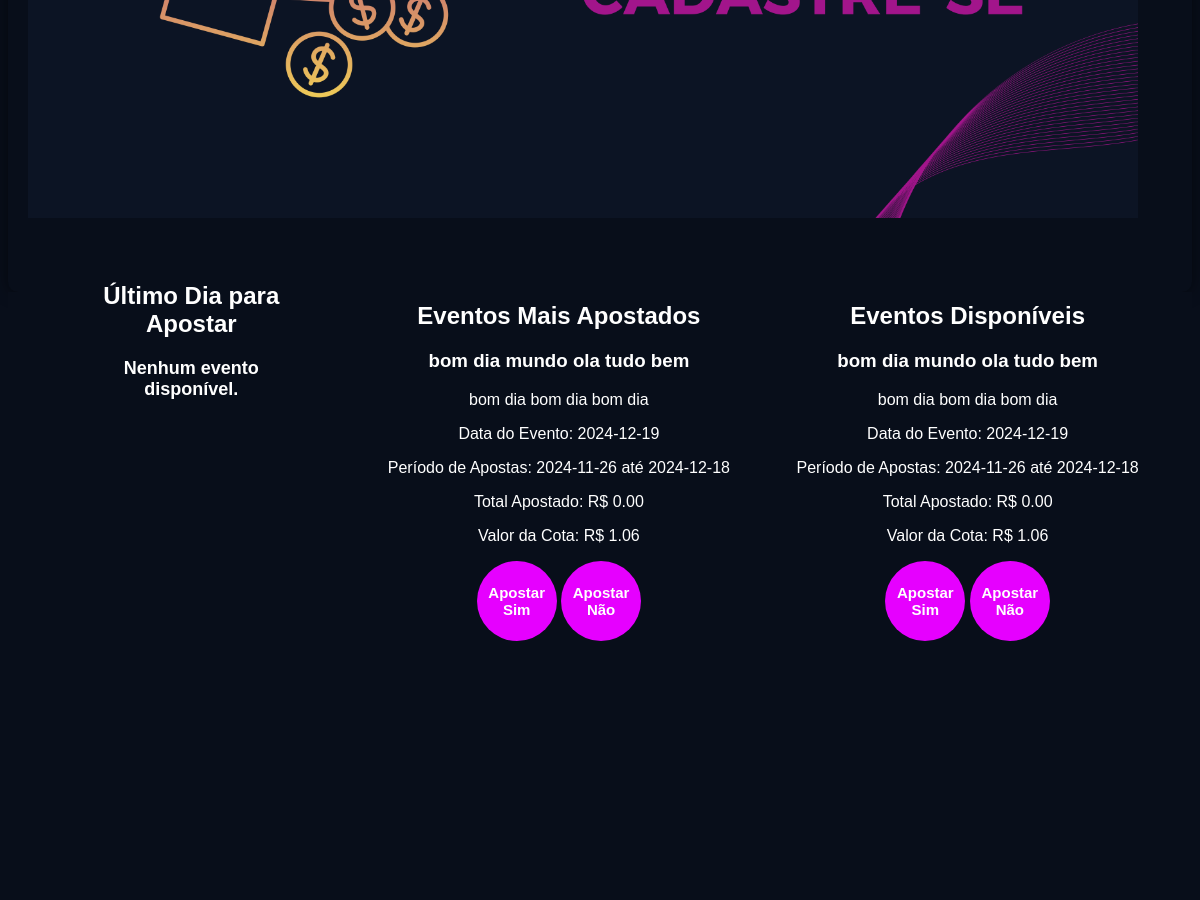
Before: /area_usuario (signed in, middle part) with the older database file.
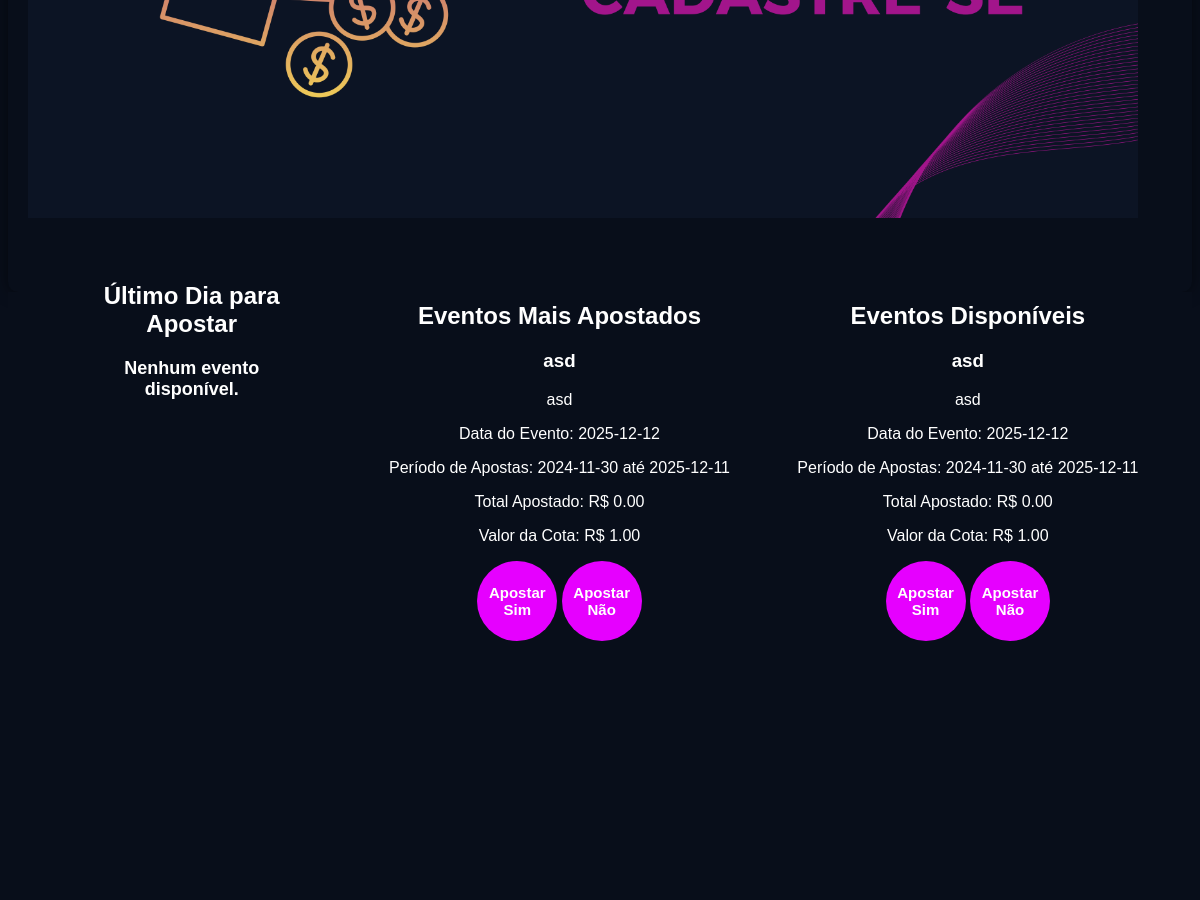
After: the same page with the newer database file.
### tables this page shows
CREATE TABLE eventos (
        id INTEGER PRIMARY KEY AUTOINCREMENT,
        titulo TEXT NOT NULL,
        descricao TEXT NOT NULL,
        valor_cota REAL NOT NULL CHECK (valor_cota >= 1.00),
        data_evento DATE NOT NULL,
        data_inicio_apostas DATE NOT NULL,
        data_fim_apostas DATE NOT NULL,
        status TEXT NOT NULL DEFAULT 'pendente',
        id_criador INTEGER NOT NULL,
        data_criacao TIMESTAMP DEFAULT CURRENT_TIMESTAMP,
        FOREIGN KEY (id_criador) REFERENCES usuarios(id) ON DELETE CASCADE
    );

### app.py (the view)
@app.route('/area_usuario')
def area_usuario():
    if 'logged_in' in session:
        user_id = session.get('id_usuario')
        conn = sqlite3.connect(database_path)
        cursor = conn.cursor()
        print("ID do usuário na sessão:", session.get('id_usuario'))
        cursor.execute('''
            SELECT * FROM eventos
            WHERE DATE(data_fim_apostas) = DATE('now', 'localtime')
            AND status = 'aprovado'
            ORDER BY data_evento ASC
            LIMIT 10
        ''')
        eventos_finalizando = cursor.fetchall()
        cursor.execute('''
            SELECT eventos.*, SUM(apostas.valor) as total_apostado
            FROM eventos
            LEFT JOIN apostas ON eventos.id = apostas.id_evento
            WHERE eventos.status = 'aprovado'
            AND data_evento > date('now')
            GROUP BY eventos.id
            ORDER BY total_apostado DESC
            LIMIT 10
        ''')
        eventos_mais_apostados = cursor.fetchall()
        cursor.execute('''
            SELECT eventos.*, SUM(apostas.valor) as total_apostado
            FROM eventos
            LEFT JOIN apostas ON eventos.id = apostas.id_evento
            WHERE eventos.status = 'aprovado'
            GROUP BY eventos.id
            ORDER BY data_fim_apostas DESC
        ''')
        eventos = cursor.fetchall()
        cursor.execute('SELECT * FROM categorias_eventos')
        categorias = cursor.fetchall()
        conn.close()
        return render_template('area_usuario.html', eventos_finalizando=eventos_finalizando,
                               eventos_mais_apostados=eventos_mais_apostados, categorias=categorias,
                               eventos=eventos)
    else:
        return redirect(url_for('login'))

### templates/area_usuario.html (shortened to what the changed rows need)
<!DOCTYPE html>
<html lang="pt-BR">
<head>
    <link rel="stylesheet" href="/static/css/area_usuario.css">
</head>
<body>
    <br>
    <br>
    <main>
        <section class="actions">
            <div class="betting-section">
                <div class="bet-button">
                    <div class="section">
                        <h2>Último Dia para Apostar</h2>
                    </div>
                </div>
                <div class="create-bet">
                     <div class="section">
        <h2>Eventos Mais Apostados</h2>
        <div class="eventos-container">
            {% for evento in eventos_mais_apostados %}
                <div class="evento-card">
                    <h3>{{ evento[1] }}</h3>
                    <p>{{ evento[2] }}</p>
                    <p>Data do Evento: {{ evento[4] }}</p>
                    <p>Período de Apostas: {{ evento[5] }} até {{ evento[6] }}</p>
                    <p>Total Apostado: R$ {{ '{:.2f}'.format(evento[-1] or 0) }}</p>
                    <p>Valor da Cota: R$ {{ '{:.2f}'.format(evento[3]) }}</p>
                    <button onclick="openModal('{{ evento[0] }}', '{{ evento[1] }}', 'sim')">Apostar Sim</button>
                    <button onclick="openModal('{{ evento[0] }}', '{{ evento[1] }}', 'nao')">Apostar Não</button>
                </div>
            {% else %}
                <p>Nenhum evento disponível.</p>
            {% endfor %}
        </div>
    </div>
                </div>
                <div class="create-bet">
                    <h2>Eventos Disponíveis</h2>
                    <div class="eventos-container">
                        {% if eventos %}
                            {% for evento in eventos %}
                            <div class="evento-card">
                                <h3>{{ evento[1] }}</h3>
                                <p>{{ evento[2] }}</p>
                                <p>Data do Evento: {{ evento[4] }}</p>
                                <p>Período de Apostas: {{ evento[5] }} até {{ evento[6] }}</p>
                                <p>Total Apostado: R$ {{ '{:.2f}'.format(evento[-1] or 0) }}</p>
                                <p>Valor da Cota: R$ {{ '{:.2f}'.format(evento[3]) }}</p>
                                    <button onclick="openModal('{{ evento[0] }}', '{{ evento[1] }}', 'sim')">Apostar Sim</button>
                                    <button onclick="openModal('{{ evento[0] }}', '{{ evento[1] }}', 'nao')">Apostar Não</button>
                                </div>
                            {% endfor %}
                        {% else %}
                            <p>Não há eventos disponíveis no momento.</p>
                        {% endif %}
                    </div>
                </div>
            </div>
        </section>
    </main>
    <br>
    <br>
    <br>
    <br>
    <br>
    <br>
    <br>
    <br>
    <br>
    <br>
    <br>
    <br>
    <br>
    <br>
    <br>
    <br>
    <br>
    <br>
    <br>
    <br>
    <br>
    <br>
    <br>
    <br>
    <br>
    <br>
    <br>
    <br>
    <br>
    <br>
</body>
</html>

Changed rows visible on the page:
removed eventos: titulo "bom dia mundo ola tudo bem", descricao "bom dia bom dia bom dia", data_evento "2024-12-19", data_inicio_apostas "2024-11-26", data_fim_apostas "2024-12-18", evento "0.00", valor_cota "1.06"
now on this page (row edited): eventos: titulo "asd", descricao "asd", data_evento "2025-12-12", data_inicio_apostas "2024-11-30", data_fim_apostas "2025-12-11", evento "0.00", valor_cota "1.00"
